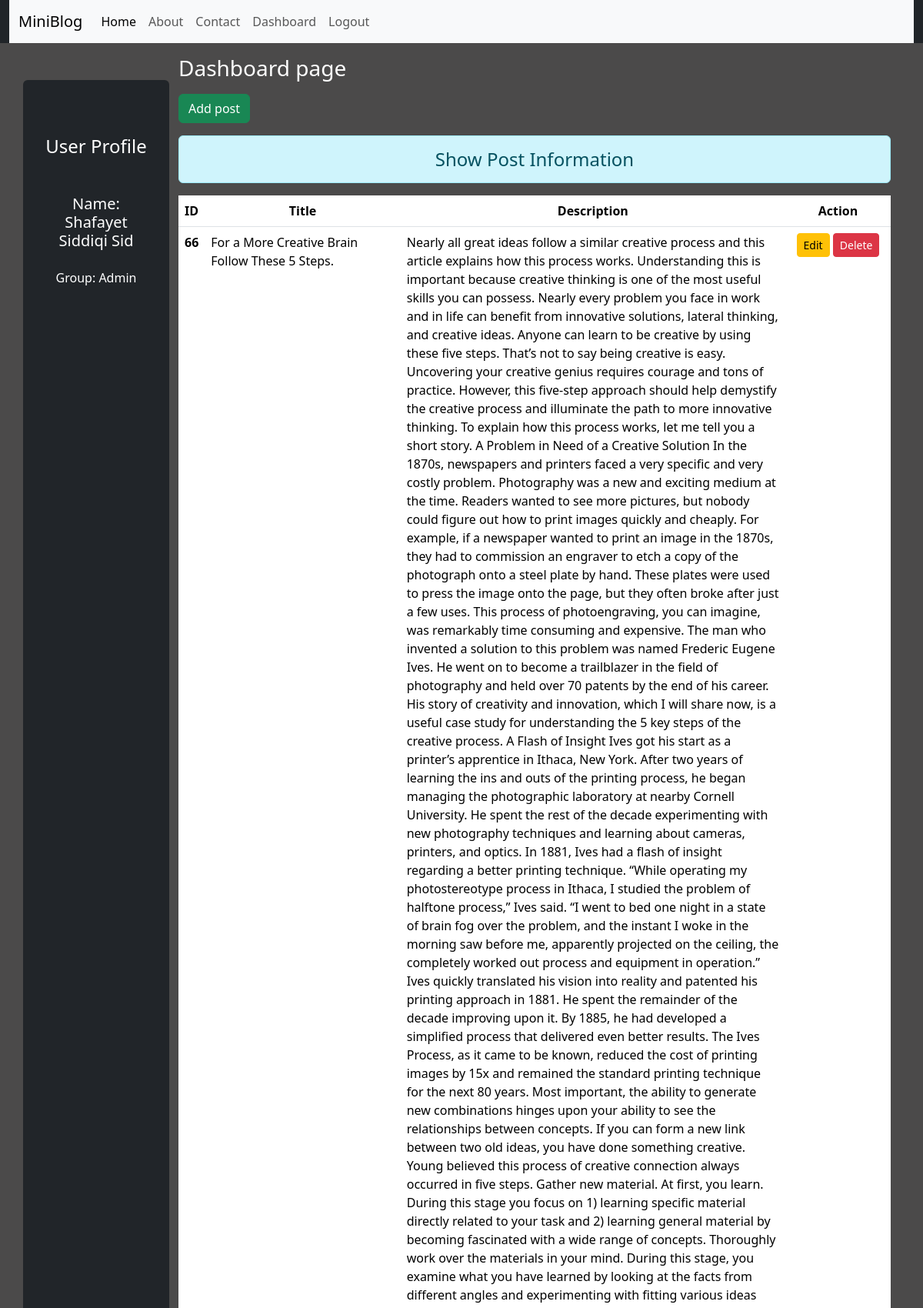
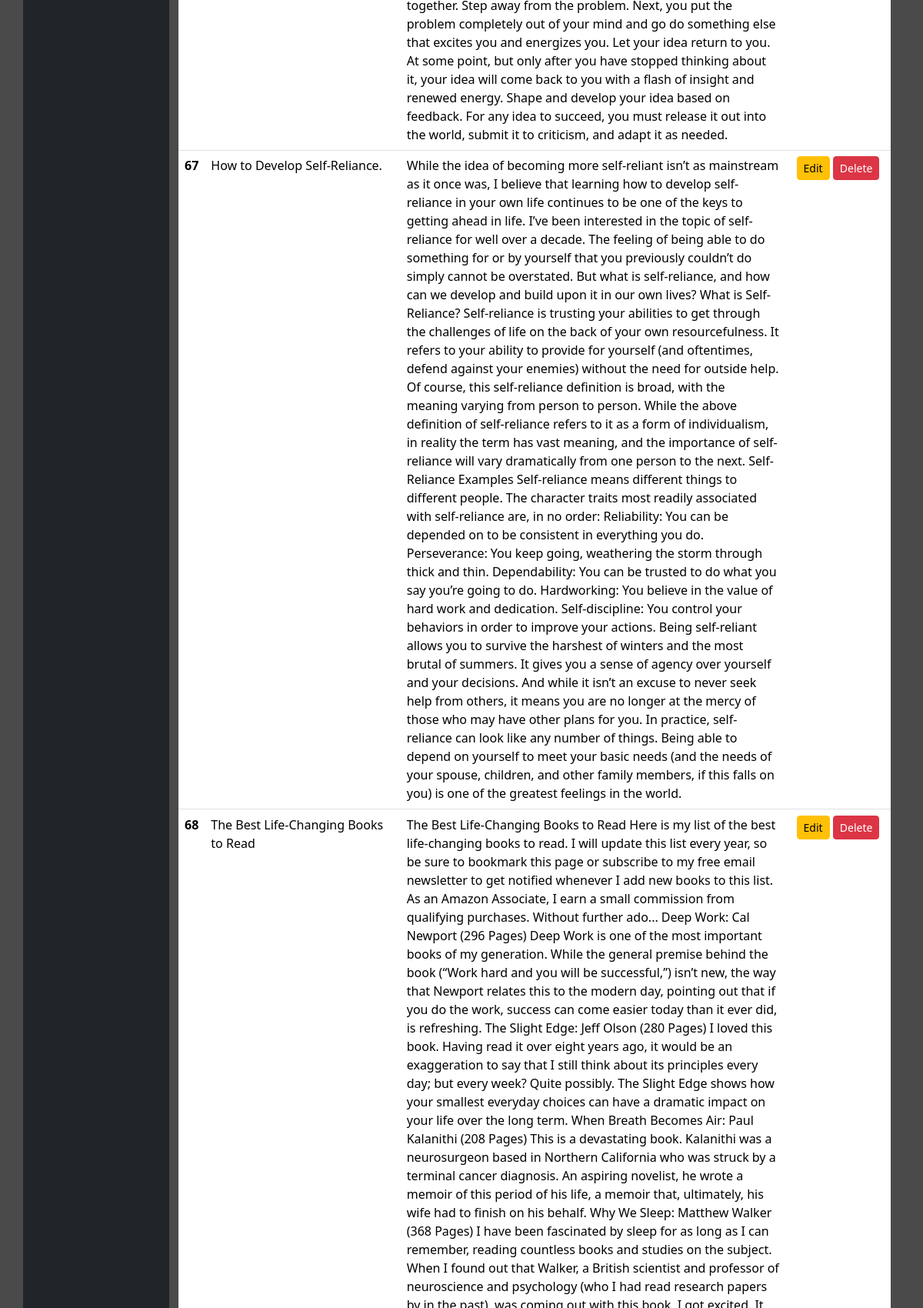
The page /dashboard/ (signed in, upper part) on the database its author committed (2 pictures, top to bottom).
### blog/models.py (models this page shows)
class Post(models.Model):
    STATUS_CHOICES = (
        ("ongoing", "Ongoing"),
        ("ended", "Ended"),
    )
    title = models.CharField(max_length=200)
    description = models.TextField()
    timestamp = models.DateTimeField(default=timezone.now)
    status = models.CharField(max_length=10, choices=STATUS_CHOICES, default="ongoing")

### blog/views.py (the view)
# urls.py: path("dashboard/", views.dashboard, name="dashboard"),
def dashboard(request):
    if request.user.is_authenticated:
        logger.info(f"User {request.user.username} accessed the dashboard page.")
        posts = Post.objects.all()
        user = request.user
        full_name = user.get_full_name()
        groups = user.groups.all()
        return render(
            request,
            "blog/dashboard.html",
            {"posts": posts, "full_name": full_name, "groups": groups},
        )
    else:
        logger.warning("Unauthenticated user tried to access the dashboard page.")
        return HttpResponseRedirect("/login/")

### blog/templates/blog/dashboard.html (shortened to what this page needs)
{% extends 'blog/base.html' %}
{% load static %}
{% block side %}
    <div class="col-sm-2 bg-dark text-white my-5 text-center rounded p-4">
        <h4 class="my-5">User Profile</h4>
        <h5 class="font-weight-bold mb-4">Name: {{full_name}}</h5>
        {% for group in groups %}
            <p class="mb-2">Group: {{group.name}}</p>
        {% endfor %}
    </div>
{% endblock side %}
{% block content %}
    <div class="col-sm-10">
        <h3 class="text-white my-3">Dashboard page</h3>
        <a href="{% url 'addpost' %}" class="btn btn-success">Add post</a>
        <h4 class="text-center alert alert-info mt-3">Show Post Information</h4>
        {% if posts %}
            <table class="table table-hover bg-white">
                <thead>
                    <tr class="text-center">
                        <th scope="col" style="width:2%">ID</th>
                        <th scope="col" style="width:28%">Title</th>
                        <th scope="col" style="width:55%">Description</th>
                        <th scope="col" style="width:15%">Action</th>
                    </thead>
                    <tbody>
                        {% for post in posts %}
                        <tr>
                            <th scope="row">{{post.id}}</th>
                            <td>{{post.title}}</td>
                            <td>{{post.description}}</td>
                            <td class="text-center">
                                <a href="{% url 'updatepost' post.id %}" class="btn btn-warning btn-sm">Edit</a>
                                {% if perms.blog.delete_post %}
                                    <form action="{% url 'deletepost' post.id %}" method="post" class="d-inline">
                                        <input type="submit" class="btn btn-danger btn-sm" value="Delete">
                                    </form>
                                {% endif %}
                            </td>
                        <tr>
                        {% endfor %}
                    </tbody>
            </table>
        {% else %}
            <h4 class="text-center alert alert-warning">No Records</h4>
        {% endif %}
    </div>
{% endblock content %}

### blog/static/blog/css/style.css (style rules this page uses)
body { background-color: rgb(75, 74, 74); color:antiquewhite; }

### rows shown on the page
Post: id "66", title "For a More Creative Brain Follow These 5 Steps.", description "Nearly all great ideas follow a similar creative process and this article explains how this process works. Understanding this is important because creative thinking is one of the most useful skills you can possess. Nearly every problem you face in work and in life can benefit from innovative solutions, lateral thinking, and creative ideas. Anyone can learn to be creative by using these five steps. That’s not to say being creative is easy. Uncovering your creative genius requires courage and tons of practice. However, this five-step approach should help demystify the creative process and illuminate the path to more innovative thinking. To explain how this process works, let me tell you a…"
Post: id "67", title "How to Develop Self-Reliance.", description "While the idea of becoming more self-reliant isn’t as mainstream as it once was, I believe that learning how to develop self-reliance in your own life continues to be one of the keys to getting ahead in life. I’ve been interested in the topic of self-reliance for well over a decade. The feeling of being able to do something for or by yourself that you previously couldn’t do simply cannot be overstated. But what is self-reliance, and how can we develop and build upon it in our own lives? What is Self-Reliance? Self-reliance is trusting your abilities to get through the challenges of life on the back of your own resourcefulness. It refers to your ability to provide for yourself (and…"
Post: id "68", title "The Best Life-Changing Books to Read"

### other values the page prints
{{ full_name }} "Shafayet Siddiqi Sid"
{{ group.name }} "Admin"
